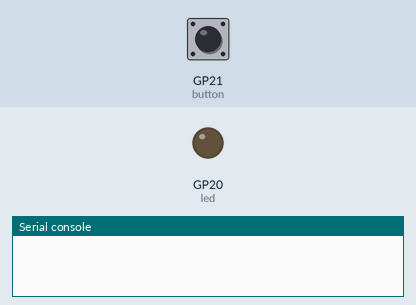
This program was run on a simulated Raspberry Pi Pico running MicroPython. Shown: output pins drawn as LEDs (lit = HIGH), the last lines printed to the serial console. Inputs (shaded band) come from the test bench; at power-on: GP21 (button) LOW.

Above: at 1.2 s.
1.3 s: GP21 (button) pulled HIGH for 0.15 s
At 2.5 s:
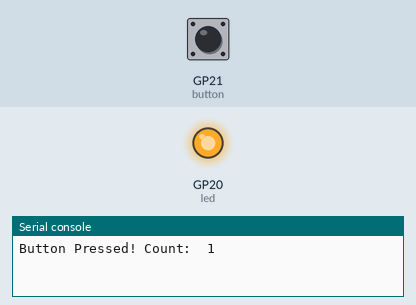
2.9 s: GP21 (button) pulled HIGH for 1 s
At 3.8 s:
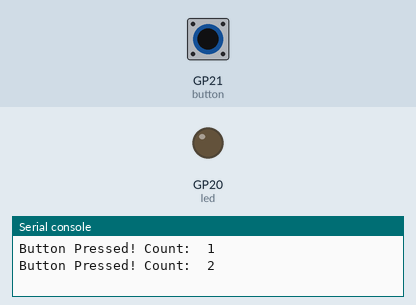
5.4 s: GP21 (button) pulled HIGH for 3.2 s
At 5.7 s:
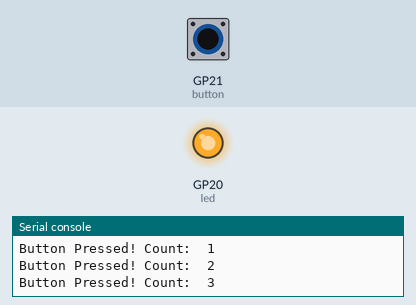
Timing chart, 0 to 8.4 s (numbered marks = the images above; inputs shaded):
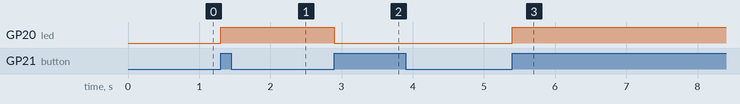

Measured:
- after the input at 1.3 s, GP20 (led): LOW → HIGH at once
- after the input at 2.9 s, GP20 (led): HIGH → LOW at once
- after the input at 5.4 s, GP20 (led): LOW → HIGH at once

The program:

4_6_3_pushbutton_debounce.py
```python
# Rui Santos & Sara Santos - Random Nerd Tutorials
# Complete project details at https://RandomNerdTutorials.com/raspberry-pi-pico-w-micropython-ebook/

from machine import Pin, Timer

led = Pin(20, Pin.OUT)
button = Pin(21, Pin.IN, Pin.PULL_DOWN)
counter = 0  # Initialize the button press count
debounce_timer = None

def button_pressed(pin):
    global counter, debounce_timer  # Declare variables as global

    if debounce_timer is None:
        counter += 1
        print("Button Pressed! Count: ", counter)

        # Toggle the LED on each button press
        led.toggle()

        # Start a timer for debounce period (e.g., 200 milliseconds)
        debounce_timer = Timer()
        debounce_timer.init(mode=Timer.ONE_SHOT, period=200, callback=debounce_callback)

def debounce_callback(timer):
    global debounce_timer
    debounce_timer = None

# Attach the interrupt to the button's rising edge
button.irq(trigger=Pin.IRQ_RISING, handler=button_pressed)
```
